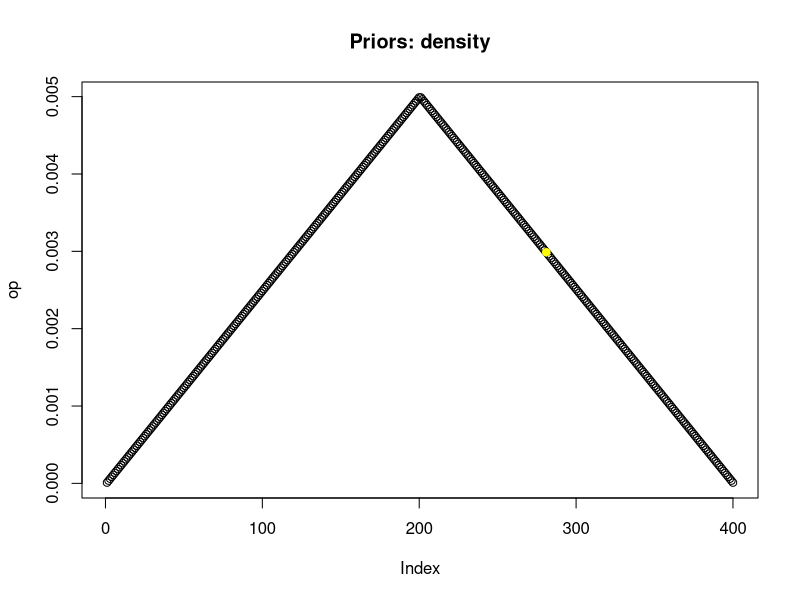
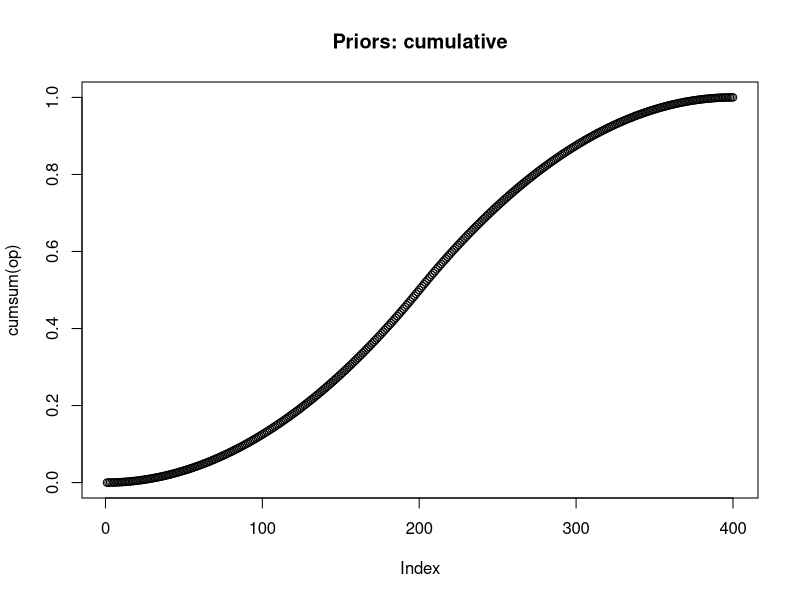
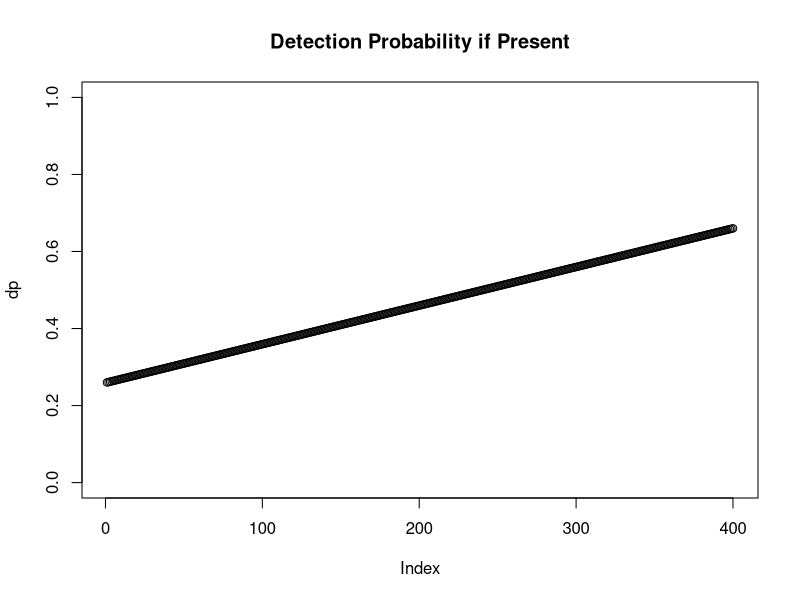
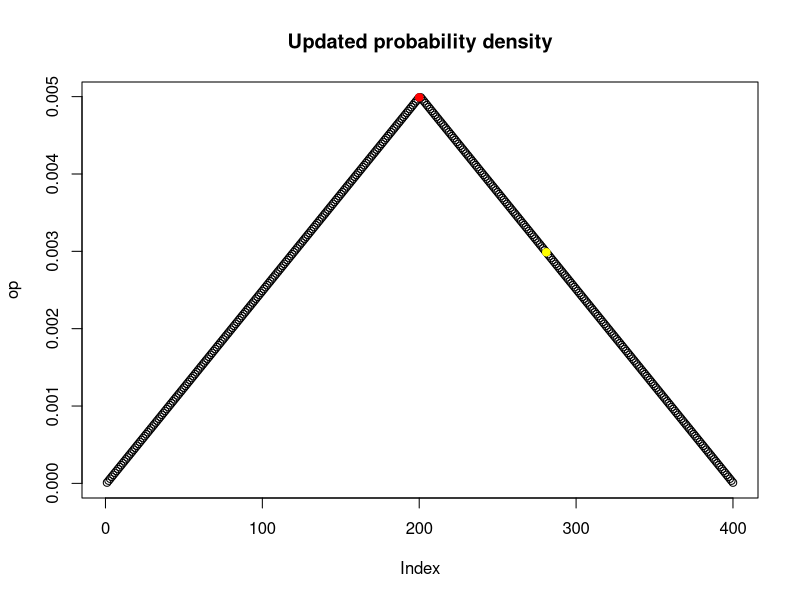
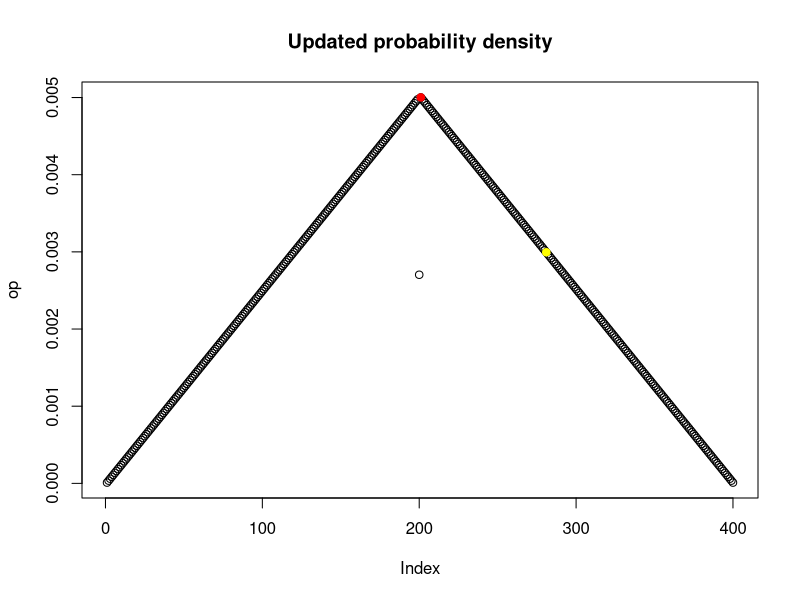
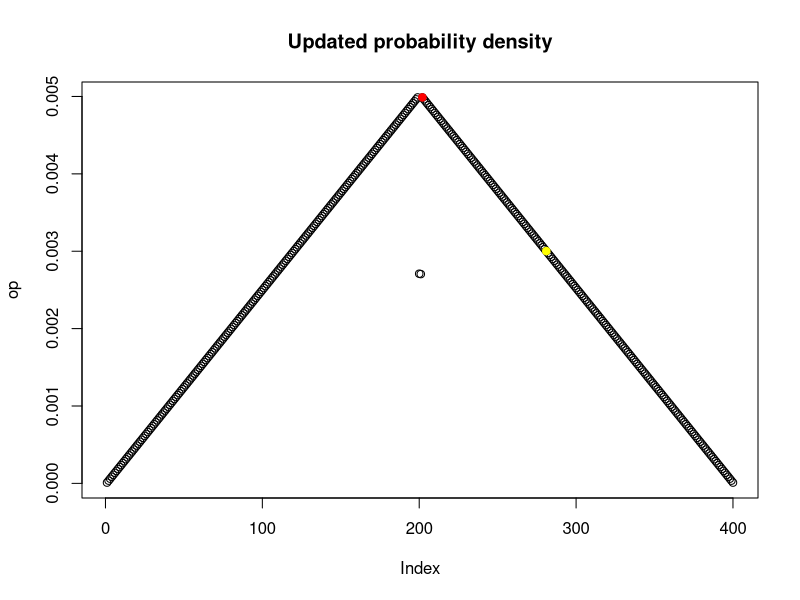
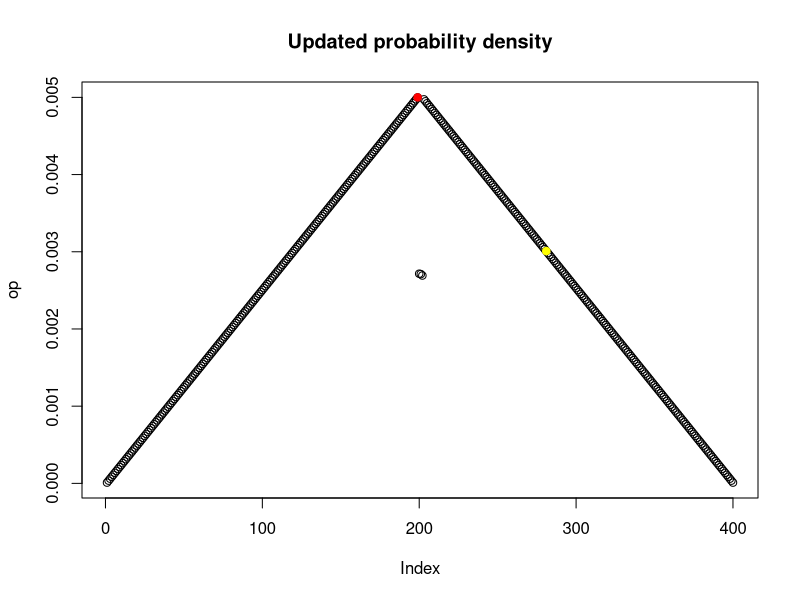
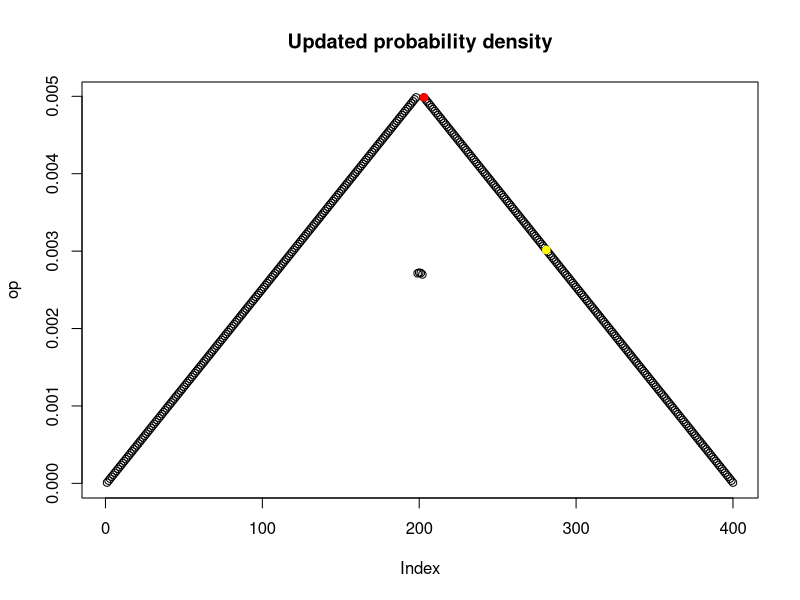

Generate these figures, in order, with R:
## Search for the USS Scorpion in a 400-cell region

## Establish tent-shaped prior probability distribution over 400 cells
x  <- seq(0.001,0.999,length.out=400)
op  <- ((x<=0.5)*4*x + (x>0.5)*(4-4*x)) / sum(((x<=0.5)*4*x + (x>0.5)*(4-4*x)))

## Secretly place the USS Scorpion 
Y  <- rep(0,400)
## According to the priors
Y[min(which(runif(1) < cumsum(op)))]  <- 1
## Or alternatives
## Y[1]  <- 1
## Y[int(400*runif(1)+1)]  <- 1

plot(op,main="Priors: density")
points(which(Y==1),op[which(Y==1)], col="yellow", bg="yellow", pch=21)
dev.new()
plot(cumsum(op),main="Priors: cumulative")
dev.new()


## Undetected at the start
Z  <- rep(0,400)

## Constant probability of detection on a search in a positive cell
dpa  <- 0.46
## dp  <- rep(dpa,400)
## Variable probability of detection on a search in a positive cell
## Try playing with dp to make some searches "more costly" (lower
## probability of detection in a positive cell) than others
## with average probability as above
dp  <- seq(dpa-0.20,dpa+0.20,length.out=400)
plot(dp,ylim=c(0,1), main="Detection Probability if Present")
dev.new()


## Track the history of occurrence probability for every cell
progress  <- op
## Track the number of searches of each cell
cellsearches  <- Z
## Track the total number of cells searched
search = 0 


## Search the most probable cell
## Stop if detected, otherwise update probabilities and continue
while(max(Z)==0) {
    search = search + 1                                           ## Update search count
    (curcell  <- min(which(op==max(op))))                         ## Most probable cell (lower numbered cell if tied)
    plot(op,main="Updated probability density")                   ## Show current state of occurrence probabilities
    points(curcell,op[curcell],col="red", bg="red", pch=21)       ## Highlight current cell
    points(which(Y==1),op[which(Y==1)], col="yellow", bg="yellow", pch=21)
    cellsearches[curcell] = cellsearches[curcell] + 1             ## Update count of cell searches
    Z[curcell]  <- ifelse(Y[curcell]*(runif(1)<dp[curcell]),1,0)  ## Do we find the Scorpion in the current cell?
                                                                  ## If Scorpion not found, update probabilities
    if(max(Z)==0){
        op1  <- (1 - dp[curcell]) * op[curcell] /  (1 - dp[curcell] * op[curcell])
        op  <- op / (1 - dp[curcell] * op[curcell])
        op[curcell]  <- op1
        progress = rbind(progress,op)                             ## Update history of occurrence probabilities
    }
}

dev.new()
plot(op,main="Updated probability density")                       ## Show current state of occurrence probabilities
points(curcell,op[curcell],col="red", bg="red", pch=21)           ## Highlight current cell

print("Gotcha!")
curcell
search
cellsearches[curcell]
## cellsearches
dev.new()
plot(progress[,curcell], main="History of probabilities for the actual location", ylab="Probability")
dev.new()
plot(cellsearches, main="Number of searches for each cell")
points(curcell,cellsearches[curcell],col="red", bg="red", pch=21) ## Highlight current cell
